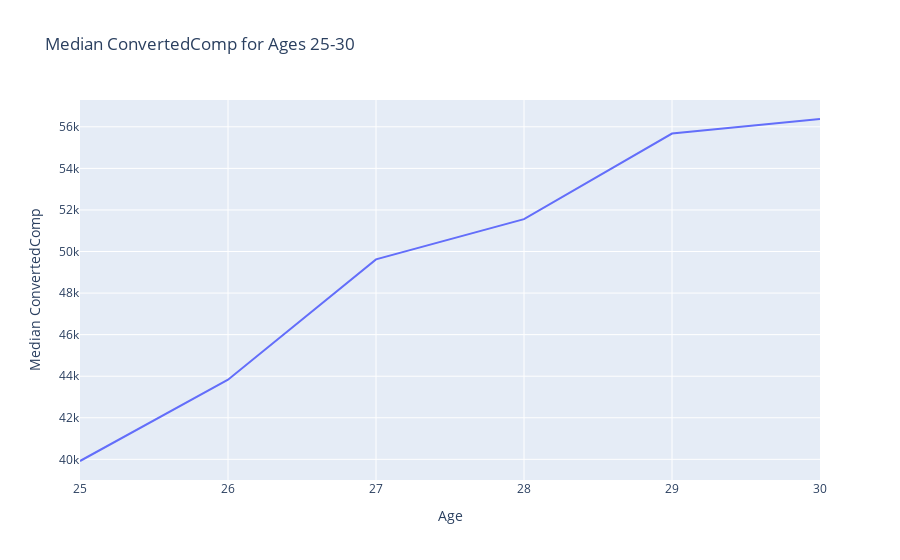

Notebook code for this chart:
### Code cell
# 2.
# Question 2
# Based on the Line Chart of Age and median ConvertedComp for the age group 25-30, what kind of correlation do you see between Age and median ConvertedComp? 
df_25_30 = df_LC[(df_LC['Age'] >= 25) & (df_LC['Age'] <= 30)]

df_2 = df_25_30.groupby('Age')['ConvertedComp'].median().reset_index()
 
fig = px.line(df_2, x='Age', y='ConvertedComp', 
             title='Median ConvertedComp for Ages 25-30',
             labels={'ConvertedComp': 'Median ConvertedComp', 'Age': 'Age'})
fig.show()

### Figure 1 — Plotly figure (JSON) as saved in the notebook; plotly's stock layout.template omitted (floating-point values rounded to 4 significant figures)
{"data": [{"hovertemplate": "Age=%{x}<br>Median ConvertedComp=%{y}<extra></extra>", "legendgroup": "", "line": {"color": "#636efa", "dash": "solid"}, "marker": {"symbol": "circle"}, "mode": "lines", "name": "", "orientation": "v", "showlegend": false, "type": "scatter", "x": [25, 26, 27, 28, 29, 30], "xaxis": "x", "y": [39920, 43834, 49620, 51559, 55674, 56376], "yaxis": "y"}], "layout": {"legend": {"tracegroupgap": 0}, "title": {"text": "Median ConvertedComp for Ages 25-30"}, "xaxis": {"anchor": "y", "domain": [0, 1], "title": {"text": "Age"}}, "yaxis": {"anchor": "x", "domain": [0, 1], "title": {"text": "Median ConvertedComp"}}}}
